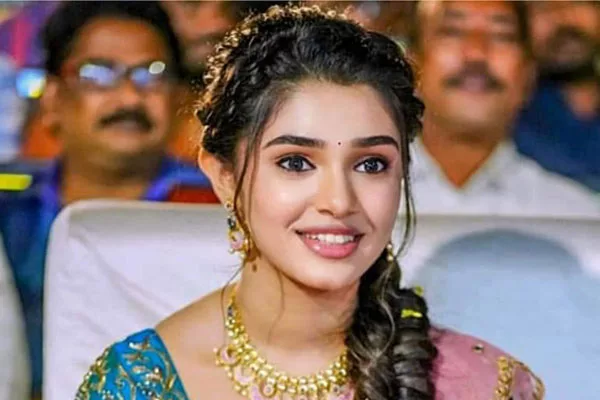
#> input picture Task 2/kr.webp, 600 x 400 px
$ jupyter execute Image_Pencil_sketch.ipynb
#> lines starting #> are read from the running program, lines starting #| are printed output that depends on the picture
# Lets Groww More Data Science Internship (VIP)
## Name : Akshada Khopade
## Title : Image to Pencil Sketch
## Level : Beginner
## Batch : March

## Importing Libraries

[cell 1]
import numpy as np
import matplotlib.pyplot as plt
#!pip install opencv-python
import cv2

## Loading Original Image

[cell 2]
image = cv2.imread('kr.webp')
#> image is the input picture: shape (400, 600, 3); mean B, G, R 111.3, 117.5, 138
plt.imshow(cv2.cvtColor(image, cv2.COLOR_BGR2RGB))
plt.axis('off')
plt.show()

## Converting Image to GrayScale

[cell 3]
gray_img = cv2.cvtColor(image, cv2.COLOR_BGR2GRAY)
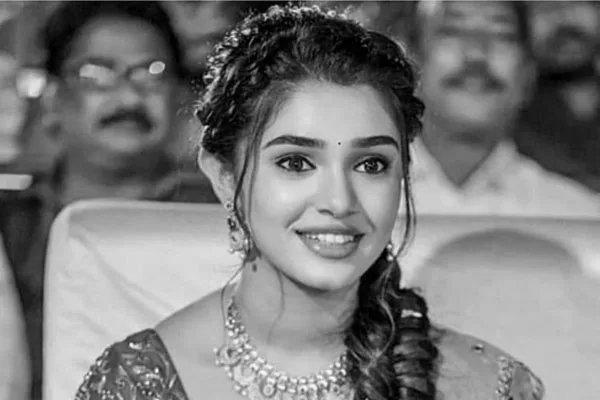
#> gray_img: shape (400, 600); min 0, max 251, mean 122.9
plt.imshow(cv2.cvtColor(gray_img, cv2.COLOR_BGR2RGB))
plt.axis('off')
plt.show()

## Inverting the Image

[cell 4]
inv_img = 255 - gray_img
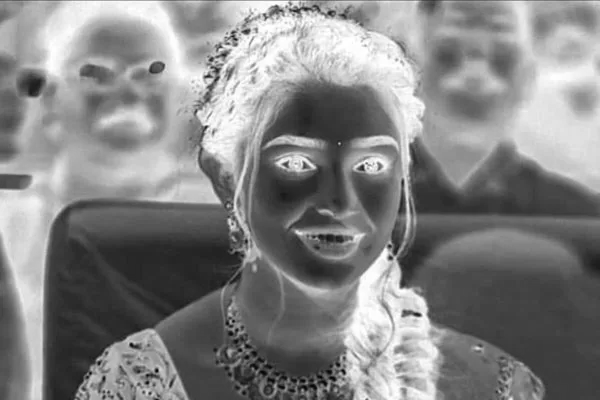
#> inv_img: shape (400, 600); min 4, max 255, mean 132.1
plt.imshow(cv2.cvtColor(inv_img, cv2.COLOR_BGR2RGB))
plt.axis('off')
plt.show()

## Smoothing or Blurr image

[cell 5]
blurred = cv2.GaussianBlur(inv_img, (21,21), 0)
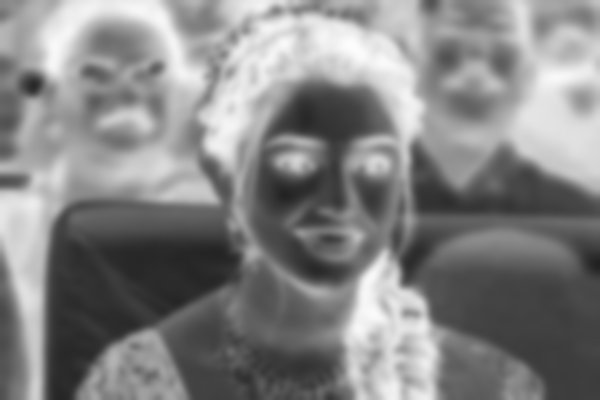
#> blurred: shape (400, 600); min 33, max 253, mean 132.1

## Inverting the blured image

[cell 6]
inv_blur = 255 - blurred
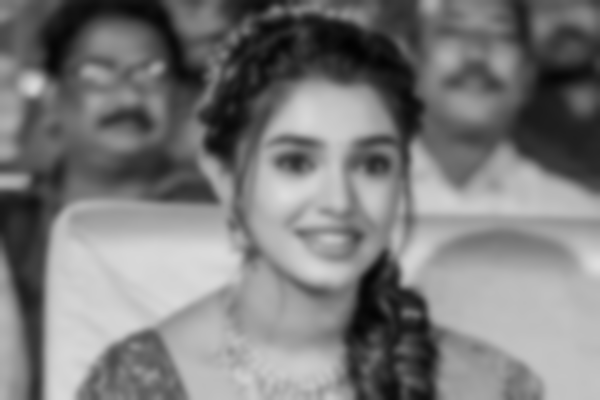
#> inv_blur: shape (400, 600); min 2, max 222, mean 122.9
pencil_sketch = cv2.divide(gray_img, inv_blur, scale=256.0)
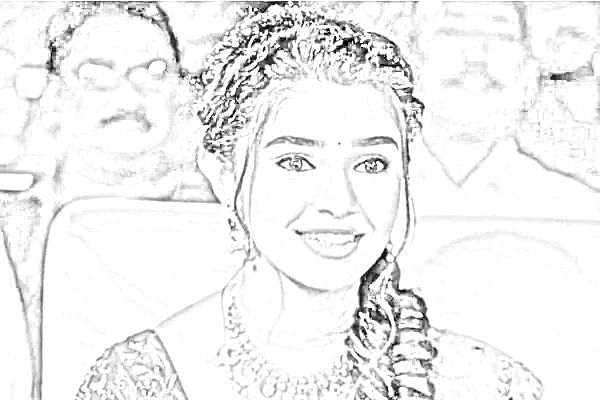
#> pencil_sketch: shape (400, 600); min 0, max 255, mean 239.9
plt.imshow(cv2.cvtColor(pencil_sketch, cv2.COLOR_BGR2RGB))
plt.axis('off')
plt.show()
